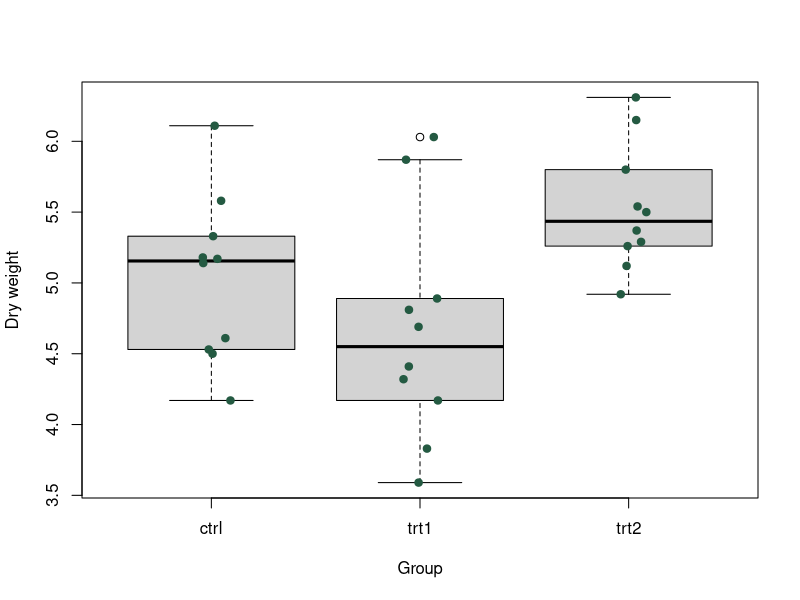
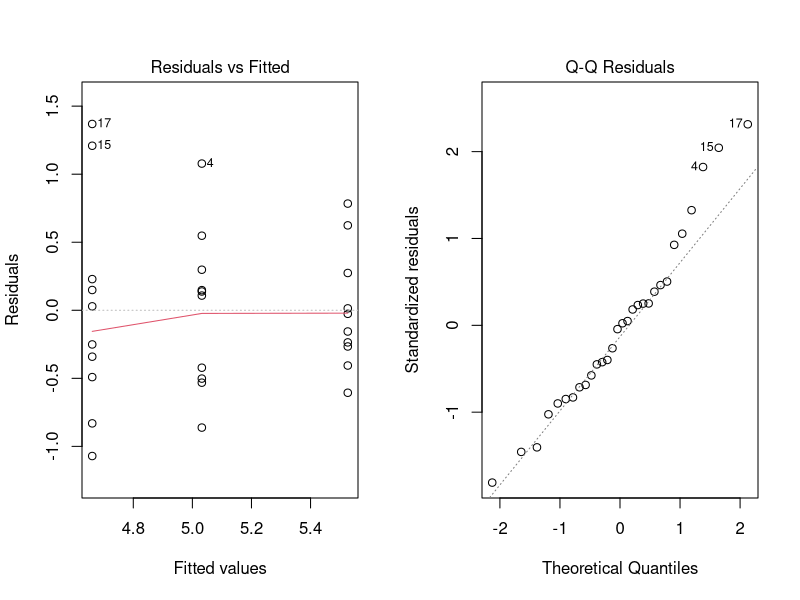

Write R code to recreate these figures, in order.
## ---- chunk 1
#| label: tbl-summary
#| tbl-cap: "Observed group means and standard deviations."
data("PlantGrowth", package = "datasets")
summary_table <- PlantGrowth |>
  dplyr::group_by(group) |>
  dplyr::summarise(n = dplyr::n(), mean = mean(weight), sd = sd(weight), .groups = "drop")
knitr::kable(summary_table, digits = 2)
## ---- chunk 2
#| label: fig-groups
#| fig-cap: "Dry-weight observations by documented treatment group."
boxplot(weight ~ group, data = PlantGrowth, xlab = "Group", ylab = "Dry weight")
stripchart(weight ~ group, data = PlantGrowth, vertical = TRUE,
           method = "jitter", add = TRUE, pch = 19, col = "#245A42")
fit <- aov(weight ~ group, data = PlantGrowth)
summary(fit)
TukeyHSD(fit)
## ---- chunk 3
par(mfrow = c(1, 2))
plot(fit, which = 1)
plot(fit, which = 2)
## ---- chunk 4
sessionInfo()
